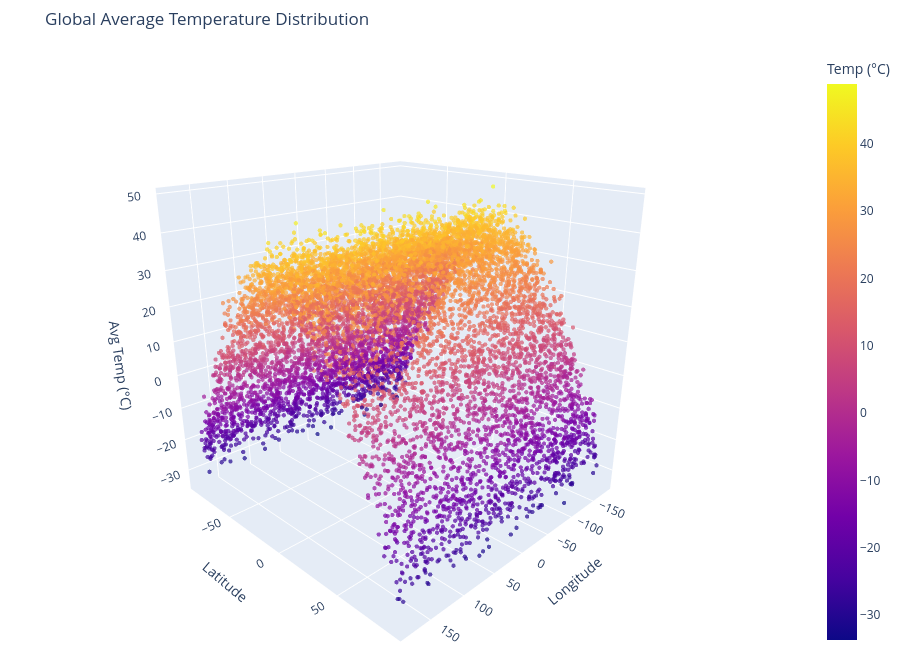

The notebook cell saved with this chart:
### Code cell
import plotly.express as px

print(f"Total rows: {len(df)}")
print(df.head(2))

# Sample
df_sample = df.dropna().sample(n=min(10000, len(df)), random_state=42)

# Plot (no animation_frame since there's no date column)
fig = px.scatter_3d(
    df_sample,
    x='Longitude',
    y='Latitude',
    z='AverageTemperature',
    color='AverageTemperature',
    color_continuous_scale='plasma',
    opacity=0.7,
    hover_data={'AverageTemperature': ':.2f', 'Latitude': ':.4f', 'Longitude': ':.4f'},
    title='Global Average Temperature Distribution',
    labels={'AverageTemperature': 'Avg Temp (°C)'}
)

fig.update_traces(marker=dict(size=2.5))

fig.update_layout(
    scene=dict(
        xaxis_title='Longitude',
        yaxis_title='Latitude',
        zaxis_title='Avg Temp (°C)',
        camera=dict(eye=dict(x=1.5, y=1.5, z=0.8))
    ),
    coloraxis_colorbar=dict(title='Temp (°C)'),
    height=650,
    margin=dict(l=0, r=0, t=50, b=0)
)

fig.show()

### Figure 1 — Plotly figure (JSON) as saved in the notebook; plotly's stock layout.template omitted (floating-point values rounded to 4 significant figures; data arrays with more than 128 entries replaced by an {"elided": "..."} marker saying what was removed)
{"data": [{"hovertemplate": "Longitude=%{x:.4f}<br>Latitude=%{y:.4f}<br>Avg Temp (°C)=%{marker.color:.2f}<extra></extra>", "legendgroup": "", "marker": {"color": {"elided": "10000 float values"}, "coloraxis": "coloraxis", "opacity": 0.7, "size": 2.5, "symbol": "circle"}, "mode": "markers", "name": "", "scene": "scene", "showlegend": false, "type": "scatter3d", "x": {"elided": "10000 float values"}, "y": {"elided": "10000 float values"}, "z": {"elided": "10000 float values"}}], "layout": {"coloraxis": {"colorbar": {"title": {"text": "Temp (°C)"}}, "colorscale": [[0, "#0d0887"], [0.1111, "#46039f"], [0.2222, "#7201a8"], [0.3333, "#9c179e"], [0.4444, "#bd3786"], [0.5556, "#d8576b"], [0.6667, "#ed7953"], [0.7778, "#fb9f3a"], [0.8889, "#fdca26"], [1, "#f0f921"]]}, "height": 650, "legend": {"tracegroupgap": 0}, "margin": {"b": 0, "l": 0, "r": 0, "t": 50}, "scene": {"camera": {"eye": {"x": 1.5, "y": 1.5, "z": 0.8}}, "domain": {"x": [0, 1], "y": [0, 1]}, "xaxis": {"title": {"text": "Longitude"}}, "yaxis": {"title": {"text": "Latitude"}}, "zaxis": {"title": {"text": "Avg Temp (°C)"}}}, "title": {"text": "Global Average Temperature Distribution"}}}
